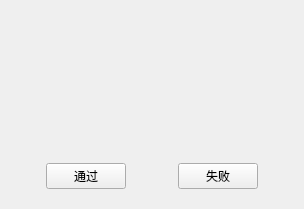
<?xml version="1.0" encoding="UTF-8"?>
<ui version="4.0">
 <class>prompt</class>
 <widget class="QWidget" name="prompt">
  <property name="geometry">
   <rect>
    <x>0</x>
    <y>0</y>
    <width>304</width>
    <height>209</height>
   </rect>
  </property>
  <property name="windowTitle">
   <string>prompt</string>
  </property>
  <layout class="QVBoxLayout" name="verticalLayout">
   <property name="spacing">
    <number>0</number>
   </property>
   <property name="leftMargin">
    <number>0</number>
   </property>
   <property name="topMargin">
    <number>0</number>
   </property>
   <property name="rightMargin">
    <number>0</number>
   </property>
   <property name="bottomMargin">
    <number>20</number>
   </property>
   <item>
    <widget class="QLabel" name="label">
     <property name="text">
      <string/>
     </property>
    </widget>
   </item>
   <item>
    <layout class="QHBoxLayout" name="horizontalLayout">
     <item>
      <spacer name="horizontalSpacer">
       <property name="orientation">
        <enum>Qt::Horizontal</enum>
       </property>
       <property name="sizeHint" stdset="0">
        <size>
         <width>40</width>
         <height>20</height>
        </size>
       </property>
      </spacer>
     </item>
     <item>
      <widget class="QPushButton" name="PassButton">
       <property name="text">
        <string>通过</string>
       </property>
      </widget>
     </item>
     <item>
      <spacer name="horizontalSpacer_3">
       <property name="orientation">
        <enum>Qt::Horizontal</enum>
       </property>
       <property name="sizeHint" stdset="0">
        <size>
         <width>40</width>
         <height>20</height>
        </size>
       </property>
      </spacer>
     </item>
     <item>
      <widget class="QPushButton" name="FalseButton">
       <property name="text">
        <string>失败</string>
       </property>
      </widget>
     </item>
     <item>
      <spacer name="horizontalSpacer_2">
       <property name="orientation">
        <enum>Qt::Horizontal</enum>
       </property>
       <property name="sizeHint" stdset="0">
        <size>
         <width>40</width>
         <height>20</height>
        </size>
       </property>
      </spacer>
     </item>
    </layout>
   </item>
  </layout>
 </widget>
 <layoutdefault spacing="6" margin="11"/>
 <resources/>
 <connections/>
</ui>
